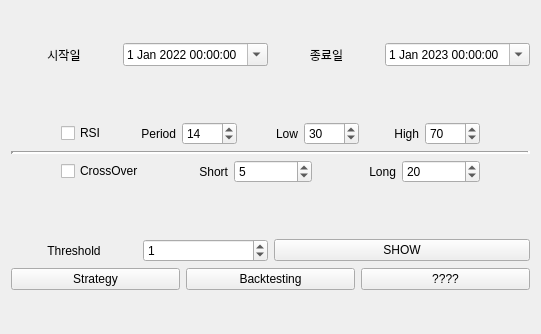
<?xml version="1.0" encoding="UTF-8"?>
<ui version="4.0">
 <class>Form</class>
 <widget class="QWidget" name="Form">
  <property name="geometry">
   <rect>
    <x>0</x>
    <y>0</y>
    <width>541</width>
    <height>334</height>
   </rect>
  </property>
  <property name="sizePolicy">
   <sizepolicy hsizetype="Expanding" vsizetype="Expanding">
    <horstretch>0</horstretch>
    <verstretch>0</verstretch>
   </sizepolicy>
  </property>
  <property name="windowTitle">
   <string>Form</string>
  </property>
  <layout class="QGridLayout" name="gridLayout">
   <item row="0" column="0">
    <layout class="QVBoxLayout" name="body_layout">
     <property name="sizeConstraint">
      <enum>QLayout::SetDefaultConstraint</enum>
     </property>
     <item>
      <layout class="QVBoxLayout" name="body_layout_2">
       <item>
        <layout class="QHBoxLayout" name="horizontalLayout_16">
         <item>
          <layout class="QHBoxLayout" name="horizontalLayout_17">
           <item>
            <widget class="QLabel" name="label_4">
             <property name="text">
              <string>시작일</string>
             </property>
             <property name="alignment">
              <set>Qt::AlignCenter</set>
             </property>
            </widget>
           </item>
           <item>
            <widget class="QDateTimeEdit" name="start_datetime_value">
             <property name="dateTime">
              <datetime>
               <hour>0</hour>
               <minute>0</minute>
               <second>0</second>
               <year>2022</year>
               <month>1</month>
               <day>1</day>
              </datetime>
             </property>
             <property name="calendarPopup">
              <bool>true</bool>
             </property>
            </widget>
           </item>
          </layout>
         </item>
         <item>
          <layout class="QHBoxLayout" name="horizontalLayout_18">
           <item>
            <widget class="QLabel" name="label_5">
             <property name="text">
              <string>종료일</string>
             </property>
             <property name="alignment">
              <set>Qt::AlignCenter</set>
             </property>
            </widget>
           </item>
           <item>
            <widget class="QDateTimeEdit" name="end_datetime_value">
             <property name="dateTime">
              <datetime>
               <hour>0</hour>
               <minute>0</minute>
               <second>0</second>
               <year>2023</year>
               <month>1</month>
               <day>1</day>
              </datetime>
             </property>
             <property name="calendarPopup">
              <bool>true</bool>
             </property>
            </widget>
           </item>
          </layout>
         </item>
        </layout>
       </item>
       <item>
        <spacer name="verticalSpacer_3">
         <property name="orientation">
          <enum>Qt::Vertical</enum>
         </property>
         <property name="sizeType">
          <enum>QSizePolicy::Fixed</enum>
         </property>
         <property name="sizeHint" stdset="0">
          <size>
           <width>13</width>
           <height>50</height>
          </size>
         </property>
        </spacer>
       </item>
       <item>
        <layout class="QHBoxLayout" name="horizontalLayout_19">
         <item>
          <spacer name="horizontalSpacer_5">
           <property name="orientation">
            <enum>Qt::Horizontal</enum>
           </property>
           <property name="sizeType">
            <enum>QSizePolicy::Preferred</enum>
           </property>
           <property name="sizeHint" stdset="0">
            <size>
             <width>50</width>
             <height>20</height>
            </size>
           </property>
          </spacer>
         </item>
         <item>
          <widget class="QCheckBox" name="rsi_checkbox">
           <property name="text">
            <string>RSI</string>
           </property>
          </widget>
         </item>
         <item>
          <widget class="QLabel" name="rsi_period_label">
           <property name="text">
            <string>Period</string>
           </property>
           <property name="alignment">
            <set>Qt::AlignRight|Qt::AlignTrailing|Qt::AlignVCenter</set>
           </property>
          </widget>
         </item>
         <item>
          <widget class="QSpinBox" name="rsi_period_value">
           <property name="value">
            <number>14</number>
           </property>
          </widget>
         </item>
         <item>
          <widget class="QLabel" name="rsi_low_label">
           <property name="text">
            <string>Low</string>
           </property>
           <property name="alignment">
            <set>Qt::AlignRight|Qt::AlignTrailing|Qt::AlignVCenter</set>
           </property>
          </widget>
         </item>
         <item>
          <widget class="QSpinBox" name="rsi_low_value">
           <property name="value">
            <number>30</number>
           </property>
          </widget>
         </item>
         <item>
          <widget class="QLabel" name="rsi_high_label">
           <property name="text">
            <string>High</string>
           </property>
           <property name="alignment">
            <set>Qt::AlignRight|Qt::AlignTrailing|Qt::AlignVCenter</set>
           </property>
          </widget>
         </item>
         <item>
          <widget class="QSpinBox" name="rsi_high_value">
           <property name="value">
            <number>70</number>
           </property>
          </widget>
         </item>
         <item>
          <spacer name="horizontalSpacer_6">
           <property name="orientation">
            <enum>Qt::Horizontal</enum>
           </property>
           <property name="sizeType">
            <enum>QSizePolicy::Preferred</enum>
           </property>
           <property name="sizeHint" stdset="0">
            <size>
             <width>50</width>
             <height>20</height>
            </size>
           </property>
          </spacer>
         </item>
        </layout>
       </item>
       <item>
        <widget class="Line" name="line_2">
         <property name="lineWidth">
          <number>3</number>
         </property>
         <property name="orientation">
          <enum>Qt::Horizontal</enum>
         </property>
        </widget>
       </item>
       <item>
        <layout class="QVBoxLayout" name="verticalLayout_8">
         <item>
          <layout class="QHBoxLayout" name="horizontalLayout_4">
           <item>
            <spacer name="horizontalSpacer">
             <property name="orientation">
              <enum>Qt::Horizontal</enum>
             </property>
             <property name="sizeType">
              <enum>QSizePolicy::Preferred</enum>
             </property>
             <property name="sizeHint" stdset="0">
              <size>
               <width>50</width>
               <height>20</height>
              </size>
             </property>
            </spacer>
           </item>
           <item>
            <widget class="QCheckBox" name="crossover_checkbox">
             <property name="text">
              <string>CrossOver</string>
             </property>
            </widget>
           </item>
           <item>
            <widget class="QLabel" name="crossover_short_label">
             <property name="layoutDirection">
              <enum>Qt::RightToLeft</enum>
             </property>
             <property name="text">
              <string>Short</string>
             </property>
             <property name="alignment">
              <set>Qt::AlignRight|Qt::AlignTrailing|Qt::AlignVCenter</set>
             </property>
            </widget>
           </item>
           <item>
            <widget class="QSpinBox" name="crossover_short_value">
             <property name="value">
              <number>5</number>
             </property>
            </widget>
           </item>
           <item>
            <widget class="QLabel" name="crossover_long_label">
             <property name="text">
              <string>Long</string>
             </property>
             <property name="alignment">
              <set>Qt::AlignRight|Qt::AlignTrailing|Qt::AlignVCenter</set>
             </property>
            </widget>
           </item>
           <item>
            <widget class="QSpinBox" name="crossover_long_value">
             <property name="value">
              <number>20</number>
             </property>
            </widget>
           </item>
           <item>
            <spacer name="horizontalSpacer_2">
             <property name="orientation">
              <enum>Qt::Horizontal</enum>
             </property>
             <property name="sizeType">
              <enum>QSizePolicy::Preferred</enum>
             </property>
             <property name="sizeHint" stdset="0">
              <size>
               <width>50</width>
               <height>20</height>
              </size>
             </property>
            </spacer>
           </item>
          </layout>
         </item>
        </layout>
       </item>
       <item>
        <spacer name="verticalSpacer_4">
         <property name="orientation">
          <enum>Qt::Vertical</enum>
         </property>
         <property name="sizeType">
          <enum>QSizePolicy::Fixed</enum>
         </property>
         <property name="sizeHint" stdset="0">
          <size>
           <width>13</width>
           <height>50</height>
          </size>
         </property>
        </spacer>
       </item>
       <item>
        <layout class="QHBoxLayout" name="horizontalLayout_20">
         <item>
          <layout class="QHBoxLayout" name="horizontalLayout_21">
           <item>
            <widget class="QLabel" name="label_6">
             <property name="text">
              <string>Threshold</string>
             </property>
             <property name="alignment">
              <set>Qt::AlignCenter</set>
             </property>
            </widget>
           </item>
           <item>
            <widget class="QSpinBox" name="threshold_value">
             <property name="value">
              <number>1</number>
             </property>
            </widget>
           </item>
          </layout>
         </item>
         <item>
          <widget class="QPushButton" name="create_strategy_button">
           <property name="text">
            <string>SHOW</string>
           </property>
           <property name="checkable">
            <bool>false</bool>
           </property>
          </widget>
         </item>
        </layout>
       </item>
       <item>
        <layout class="QHBoxLayout" name="horizontalLayout">
         <item>
          <widget class="QPushButton" name="strategy_button">
           <property name="text">
            <string>Strategy</string>
           </property>
          </widget>
         </item>
         <item>
          <widget class="QPushButton" name="backtesting_button">
           <property name="text">
            <string>Backtesting</string>
           </property>
          </widget>
         </item>
         <item>
          <widget class="QPushButton" name="SampleButton_2">
           <property name="text">
            <string>????</string>
           </property>
          </widget>
         </item>
        </layout>
       </item>
      </layout>
     </item>
    </layout>
   </item>
  </layout>
 </widget>
 <resources/>
 <connections>
  <connection>
   <sender>create_strategy_button</sender>
   <signal>clicked()</signal>
   <receiver>Form</receiver>
   <slot>create_strategy()</slot>
   <hints>
    <hint type="sourcelabel">
     <x>528</x>
     <y>277</y>
    </hint>
    <hint type="destinationlabel">
     <x>540</x>
     <y>333</y>
    </hint>
   </hints>
  </connection>
  <connection>
   <sender>strategy_button</sender>
   <signal>clicked()</signal>
   <receiver>Form</receiver>
   <slot>move_to_strategy_widget()</slot>
   <hints>
    <hint type="sourcelabel">
     <x>106</x>
     <y>304</y>
    </hint>
    <hint type="destinationlabel">
     <x>281</x>
     <y>397</y>
    </hint>
   </hints>
  </connection>
  <connection>
   <sender>backtesting_button</sender>
   <signal>clicked()</signal>
   <receiver>Form</receiver>
   <slot>move_to_backtesting_widget()</slot>
   <hints>
    <hint type="sourcelabel">
     <x>275</x>
     <y>307</y>
    </hint>
    <hint type="destinationlabel">
     <x>262</x>
     <y>373</y>
    </hint>
   </hints>
  </connection>
 </connections>
 <slots>
  <slot>create_strategy()</slot>
  <slot>move_to_strategy_widget()</slot>
  <slot>move_to_backtesting_widget()</slot>
 </slots>
</ui>
